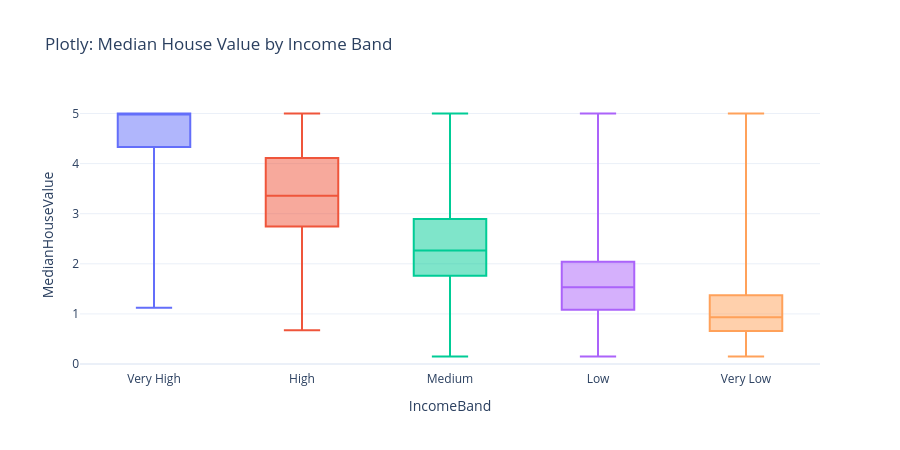

Notebook code cell kept with this figure:
### Code cell
# Plotly Example 3: Box plots by income band
fig_box = px.box(
    df,
    x="IncomeBand",
    y="MedianHouseValue",
    color="IncomeBand",
    points=False,
    title="Plotly: Median House Value by Income Band"
)
fig_box.update_layout(showlegend=False, template="plotly_white", height=450)
fig_box.show()

### Figure 1 — Plotly figure (JSON) as saved in the notebook; plotly's stock layout.template omitted (floating-point values rounded to 4 significant figures; data arrays with more than 128 entries replaced by an {"elided": "..."} marker saying what was removed)
{"data": [{"alignmentgroup": "True", "boxpoints": false, "hovertemplate": "IncomeBand=%{x}<br>MedianHouseValue=%{y}<extra></extra>", "legendgroup": "Very High", "marker": {"color": "#636efa"}, "name": "Very High", "notched": false, "offsetgroup": "Very High", "orientation": "v", "showlegend": true, "type": "box", "x": {"elided": "690 str values"}, "x0": " ", "xaxis": "x", "y": {"elided": "690 float values"}, "y0": " ", "yaxis": "y"}, {"alignmentgroup": "True", "boxpoints": false, "hovertemplate": "IncomeBand=%{x}<br>MedianHouseValue=%{y}<extra></extra>", "legendgroup": "High", "marker": {"color": "#EF553B"}, "name": "High", "notched": false, "offsetgroup": "High", "orientation": "v", "showlegend": true, "type": "box", "x": {"elided": "1672 str values"}, "x0": " ", "xaxis": "x", "y": {"elided": "1672 float values"}, "y0": " ", "yaxis": "y"}, {"alignmentgroup": "True", "boxpoints": false, "hovertemplate": "IncomeBand=%{x}<br>MedianHouseValue=%{y}<extra></extra>", "legendgroup": "Medium", "marker": {"color": "#00cc96"}, "name": "Medium", "notched": false, "offsetgroup": "Medium", "orientation": "v", "showlegend": true, "type": "box", "x": {"elided": "5725 str values"}, "x0": " ", "xaxis": "x", "y": {"elided": "5725 float values"}, "y0": " ", "yaxis": "y"}, {"alignmentgroup": "True", "boxpoints": false, "hovertemplate": "IncomeBand=%{x}<br>MedianHouseValue=%{y}<extra></extra>", "legendgroup": "Low", "marker": {"color": "#ab63fa"}, "name": "Low", "notched": false, "offsetgroup": "Low", "orientation": "v", "showlegend": true, "type": "box", "x": {"elided": "10096 str values"}, "x0": " ", "xaxis": "x", "y": {"elided": "10096 float values"}, "y0": " ", "yaxis": "y"}, {"alignmentgroup": "True", "boxpoints": false, "hovertemplate": "IncomeBand=%{x}<br>MedianHouseValue=%{y}<extra></extra>", "legendgroup": "Very Low", "marker": {"color": "#FFA15A"}, "name": "Very Low", "notched": false, "offsetgroup": "Very Low", "orientation": "v", "showlegend": true, "type": "box", "x": {"elided": "2457 str values"}, "x0": " ", "xaxis": "x", "y": {"elided": "2457 float values"}, "y0": " ", "yaxis": "y"}], "layout": {"boxmode": "overlay", "height": 450, "legend": {"title": {"text": "IncomeBand"}, "tracegroupgap": 0}, "showlegend": false, "title": {"text": "Plotly: Median House Value by Income Band"}, "xaxis": {"anchor": "y", "categoryarray": ["Very High", "High", "Medium", "Low", "Very Low"], "categoryorder": "array", "domain": [0.0, 1.0], "title": {"text": "IncomeBand"}}, "yaxis": {"anchor": "x", "domain": [0.0, 1.0], "title": {"text": "MedianHouseValue"}}}}
